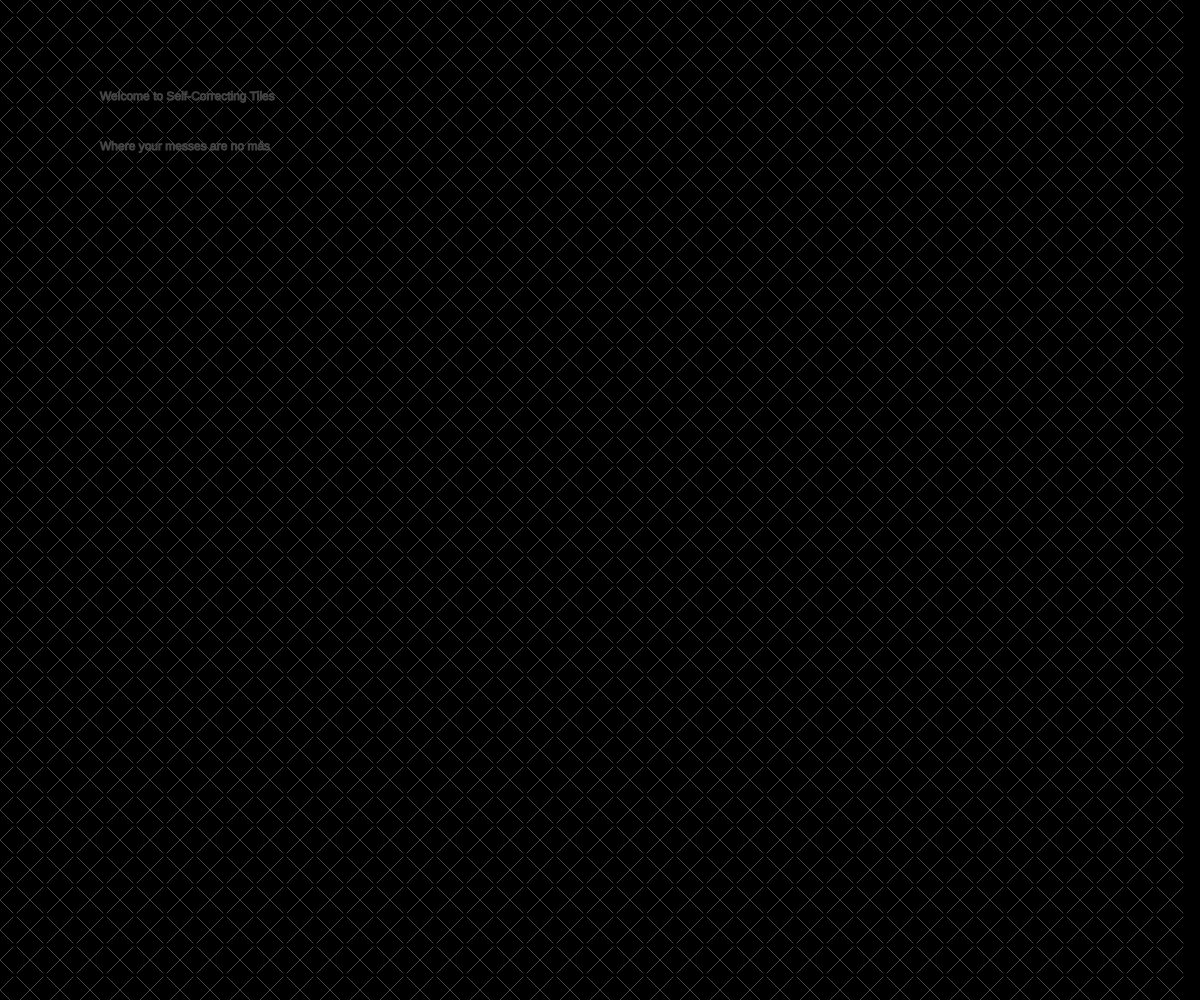
Frame 1 (no input)
Frame 60 (no input): identical to frame 1, image omitted
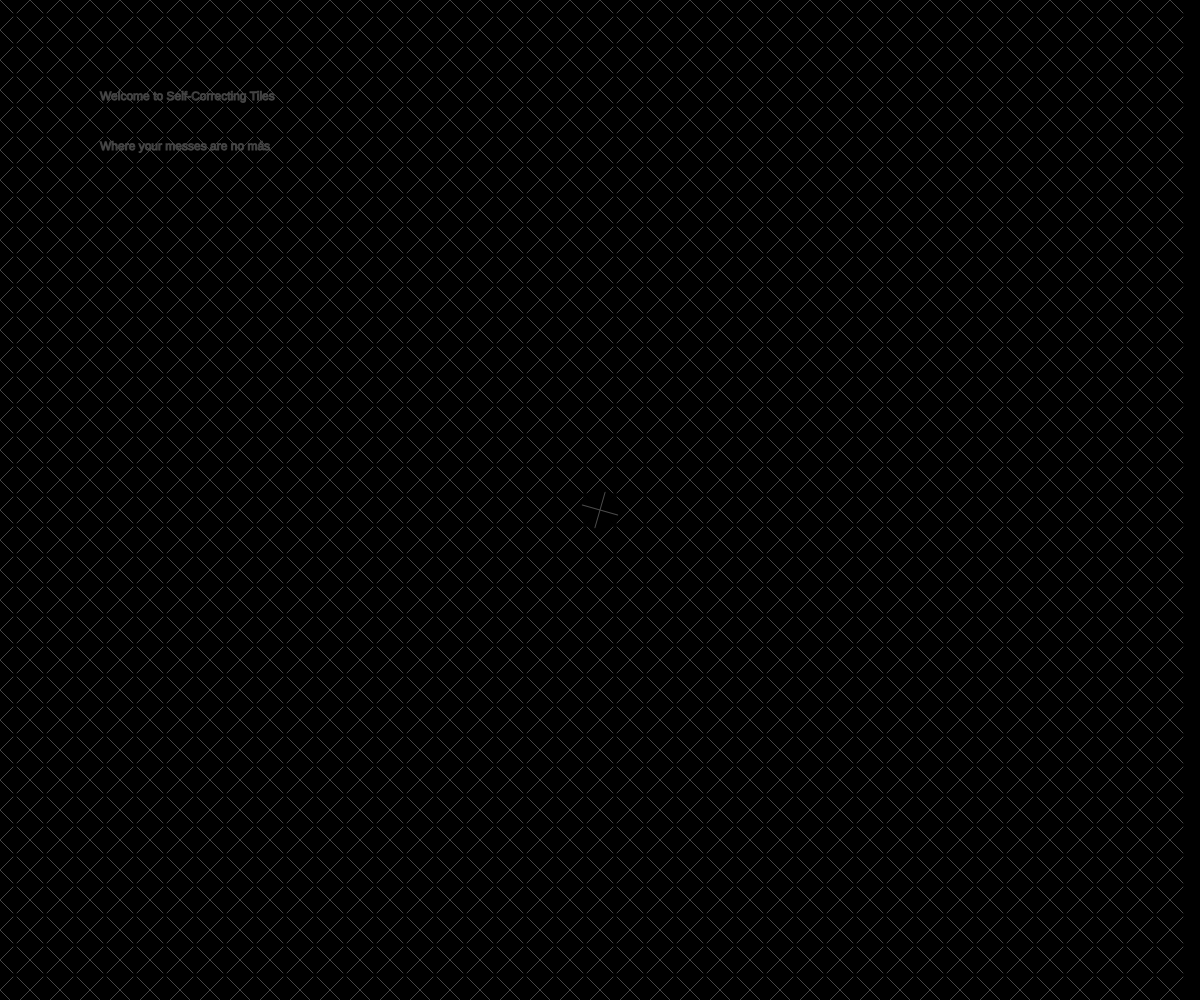
Frame 120 (the mouse pressed at the canvas centre since frame 60)

The p5.js sketch that drew these frames (run headless with seeded random() and noise() and a simulated clock; from frame 60 on, the mouse is pressed at the canvas centre):

// p5.js sketch
// ── sketch.js
let blocks = [];
let rows;
let cols;
let size = 30;
let offset = 4;
let distMouse = 20;

function setup() {
  createCanvas(window.innerWidth, window.innerHeight);
  rectMode(CENTER);
  angleMode(DEGREES);
  cols = width / size;
  rows = height / size;

  for (let i = 0; i < cols; i++) {
    blocks[i] = [];
    for (let j = 0; j < rows; j++) {
      blocks[i][j] = new Block(i * size, j * size);
    }
  }
}

function draw() {
  background(0);
  for (let i = 0; i < cols; i++) {
    for (let j = 0; j < rows; j++) {
      blocks[i][j].move();
      blocks[i][j].display();
    }
  }

  text("Welcome to Self-Correcting Tiles", 100, 100);
  text("Where your messes are no más", 100, 150);
}

// ── block.js
class Block {
  constructor(x, y) {
    this.x = x;
    this.y = y;
    this.angle = 0;
    this.colour = 70;
    // this.text_colour = 255;
  }

  display() {
    noFill();
    stroke(this.colour);
    push();
    translate(this.x, this.y);
    rotate(this.angle);
    let margin = -size / 2;
    line(
      margin + offset / 2,
      margin + offset / 2,
      margin + size - offset / 2,
      margin + size - offset / 2
    );
    line(
      margin + size - offset / 2,
      margin + offset / 2,
      margin + offset / 2,
      margin + size - offset / 2
    );
    pop();
  }

  move() {
    let distance;
    if (pmouseX - mouseX != 0 || pmouseY - mouseY != 0) {
      distance = dist(mouseX, mouseY, this.x, this.y);
      if (distance < distMouse) {
        this.angle += 1;
        this.colour = 255;
      }
    }

    if (this.angle > 0 && this.angle < 90) {
      this.angle += 1;
      if (this.colour > 70) {
        this.colour -= 3;
      }
    } else {
      this.angle = 0;
      this.colour = 70;
    }
  }
}
